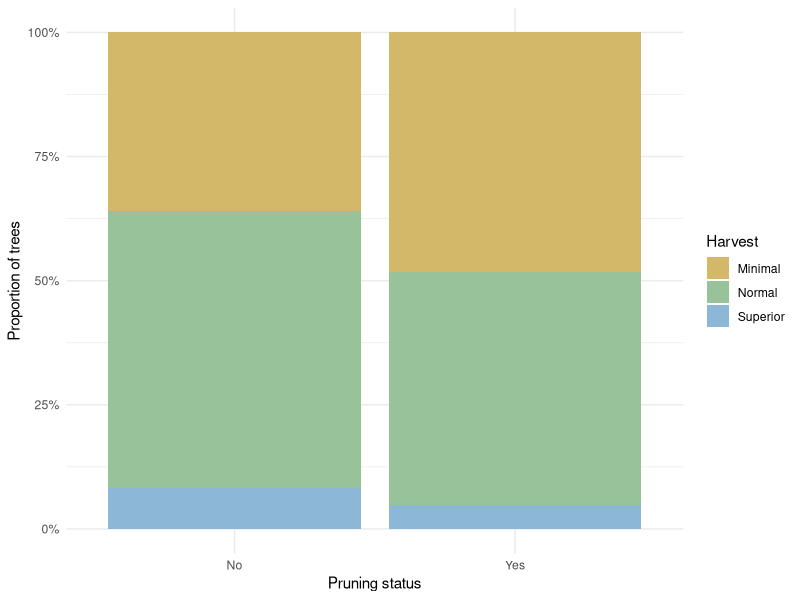

R code for this plot:
## ---- chunk 1
knitr::opts_chunk$set(echo = TRUE)
#Read in libraries
library(ggplot2)
library(ggpubr)
library(RColorBrewer)
library(plyr)
library(rstatix)
## ---- chunk 2
## Read in data set
apples <- read.csv(file="appleHarvest.csv")
#apples$city <- NULL #why this?

## Get length of harvest column
paste("N harvest data points =",length(apples$harvest))

## ---- chunk 3
## Replace blanks "" with "blank"
apples$harvest[apples$harvest == ""] <- "blank"

## Revalue factor levels, "blank" = NA
apples$harvest <- revalue(apples$harvest, c("Minimal"="Minimal", "Normal"="Normal", "Above average"="Superior", "blank" = NA))

## omit NA
apples <- na.omit(apples)

## Retain categorical variables as factor
#confirm harvest is a factor
apples$harvest <- as.factor(apples$harvest) 
#confirm pruned is a factor
apples$pruned <- as.factor(apples$pruned) 

## Check that NAs omitted from harvest
apples$harvest

## Check that NAs omitted from purned status
apples$pruned

## Get length of final harvest column
paste("N harvest data points =",length(apples$harvest))

## Get length of final pruned column
paste("N pruning data points =",length(apples$pruned))
## ---- chunk 4
library(ggplot2)   # load library
library(scales)    # for percent_format()

## Table of results
table(apples$harvest,apples$pruned)

## Custom muted color palette (Minimal, Normal, Superior)
harvest_colors <- c(
  "Minimal"  = "#D4B86A",  # muted gold
  "Normal"   = "#97C29A",  # pastel green
  "Superior" = "#8CB7D6"   # pastel blue
)

## Stacked bar chart of yield categories by pruning status (ggplot2)
ggplot(apples, aes(x = pruned, fill = harvest)) +
  geom_bar(position = "fill") +
  scale_fill_manual(values = harvest_colors) +
  labs(
    x = "Pruning status",
    y = "Proportion of trees",
    fill = "Harvest"
  ) +
  scale_y_continuous(labels = percent_format()) +
  theme_minimal()
## ---- chunk 5
# Contingency table
yield_tab <- table(apples$harvest, apples$pruned)

# Chi-square test of independence
chisq.test(yield_tab)
## ---- chunk 6
fisher.test(yield_tab)
